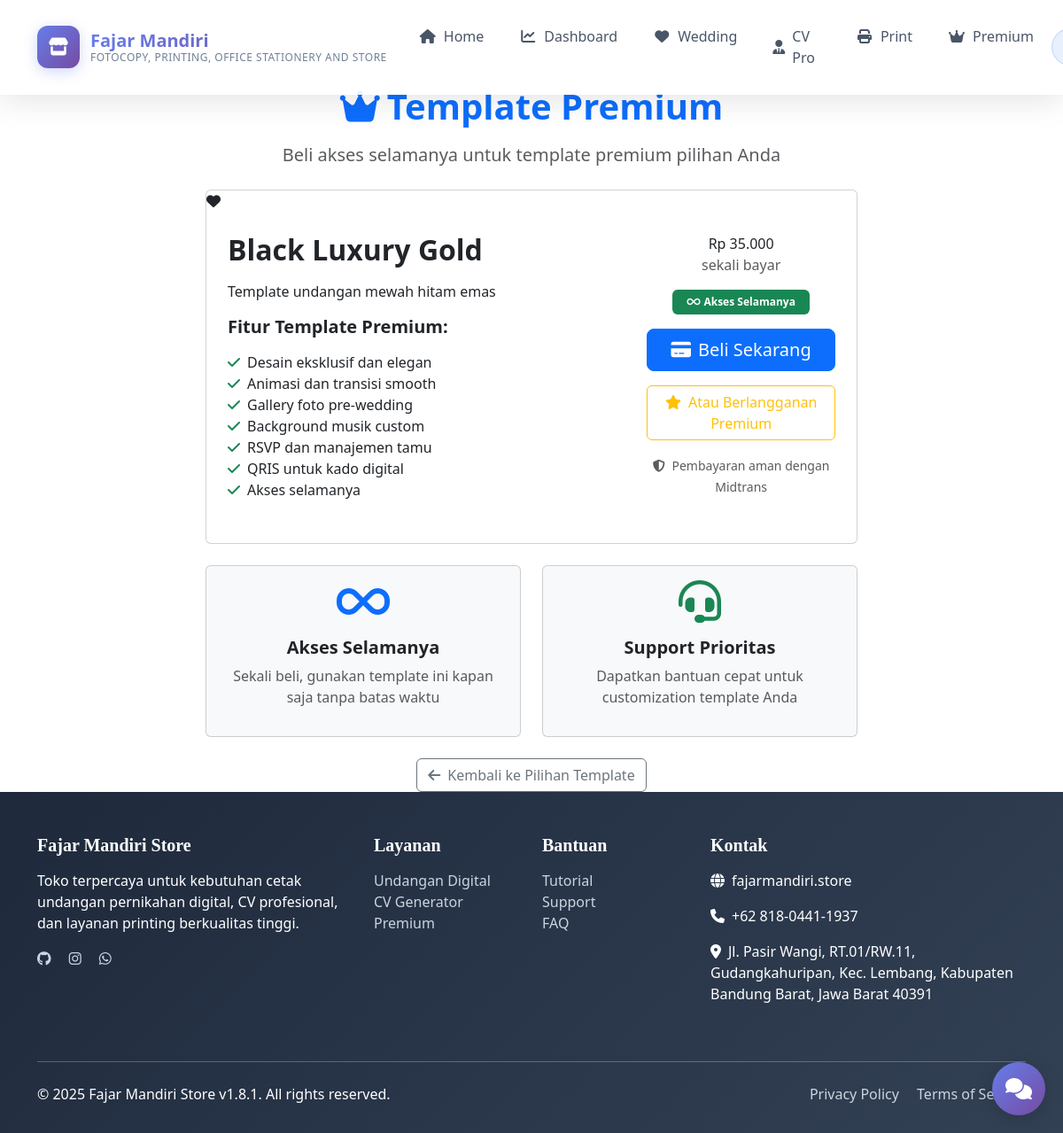
Page /buy-template/2 (signed in) on the committed database.
### tables this page shows
CREATE TABLE wedding_templates (
                id INTEGER PRIMARY KEY AUTOINCREMENT,
                name TEXT NOT NULL,
                description TEXT,
                category TEXT,
                template_file TEXT NOT NULL,
                preview_image TEXT,
                color_scheme TEXT DEFAULT 'elegant',
                animations TEXT DEFAULT '',
                background_music TEXT DEFAULT '',
                ornaments TEXT DEFAULT '',
                is_premium BOOLEAN DEFAULT 0,
                price INTEGER DEFAULT 0,
                created_at TIMESTAMP DEFAULT CURRENT_TIMESTAMP
            );

### app.py (the view)
@app.route('/buy-template/<int:template_id>')
@require_auth
def buy_template(template_id):
    conn = get_db()
    template = conn.execute('SELECT * FROM wedding_templates WHERE id = ? AND is_premium = 1',
                           (template_id,)).fetchone()
    conn.close()
    if not template:
        flash('Template tidak ditemukan atau bukan template premium!', 'error')
        return redirect(url_for('create_wedding_invitation'))
    return render_template('buy_template.html', template=template)

### app.py (called while the page is built)
def get_db():
    import sqlite3
    conn = sqlite3.connect(DB_FILE, timeout=10, check_same_thread=False)
    conn.row_factory = sqlite3.Row
    return conn

def require_auth(f):
    @wraps(f)
    def decorated_function(*args, **kwargs):
        if 'user_id' not in session:
            flash('Silakan login terlebih dahulu!', 'warning')
            return redirect(url_for('login'))
        return f(*args, **kwargs)
    return decorated_function

### templates/buy_template.html (shortened to what this page needs)
{% extends "base.html" %}
{% block content %}
<div class="container mt-4">
    <div class="row justify-content-center">
        <div class="col-lg-8">
            <div class="text-center mb-4">
                <h1 class="display-6 fw-bold text-primary mb-3">
                    <i class="fas fa-crown me-2"></i>Template Premium
                </h1>
                <p class="lead text-muted">Beli akses selamanya untuk template premium pilihan Anda</p>
            </div>
            <div class="card template-card">
                <div class="template-preview">
                    {% if template.preview_image %}
                    <img src="/thumbnails/wedding_templates/{{ template.preview_image }}"
                         alt="{{ template.name }}"
                         style="width: 100%; height: 100%; object-fit: cover;">
                    {% else %}
                    <i class="fas fa-heart"></i>
                    {% endif %}
                </div>
                <div class="card-body p-4">
                    <div class="row">
                        <div class="col-md-8">
                            <h2 class="card-title fw-bold mb-3">{{ template.name }}</h2>
                            <p class="card-text mb-3">{{ template.description or 'Template undangan pernikahan premium dengan desain elegan dan fitur lengkap.' }}</p>
                            <div class="mb-4">
                                <h5 class="fw-bold mb-3">Fitur Template Premium:</h5>
                                <ul class="list-unstyled feature-list">
                                    <li><i class="fas fa-check text-success me-2"></i>Desain eksklusif dan elegan</li>
                                    <li><i class="fas fa-check text-success me-2"></i>Animasi dan transisi smooth</li>
                                    <li><i class="fas fa-check text-success me-2"></i>Gallery foto pre-wedding</li>
                                    <li><i class="fas fa-check text-success me-2"></i>Background musik custom</li>
                                    <li><i class="fas fa-check text-success me-2"></i>RSVP dan manajemen tamu</li>
                                    <li><i class="fas fa-check text-success me-2"></i>QRIS untuk kado digital</li>
                                    <li><i class="fas fa-check text-success me-2"></i>Akses selamanya</li>
                                </ul>
                            </div>
                        </div>
                        <div class="col-md-4 text-center">
                            <div class="purchase-info">
                                <div class="mb-3">
                                    <span class="price-display">Rp {{ "{:,}".format(template.price or 35000).replace(",", ".") }}</span>
                                    <div class="text-muted">sekali bayar</div>
                                </div>
                                <div class="mb-3">
                                    <span class="badge bg-success px-3 py-2">
                                        <i class="fas fa-infinity me-1"></i>Akses Selamanya
                                    </span>
                                </div>
                                <form method="POST" action="{{ url_for('create_template_payment') }}">
                                    <button type="submit" class="btn btn-primary btn-lg w-100 mb-3">
                                        <i class="fas fa-credit-card me-2"></i>Beli Sekarang
                                    </button>
                                </form>
                                <a href="{{ url_for('premium_page') }}" class="btn btn-outline-warning w-100">
                                    <i class="fas fa-star me-2"></i>Atau Berlangganan Premium
                                </a>
                                <div class="mt-3">
                                    <small class="text-muted">
                                        <i class="fas fa-shield-alt me-1"></i>
                                        Pembayaran aman dengan Midtrans
                                    </small>
                                </div>
                            </div>
                        </div>
                    </div>
                </div>
            </div>
            <div class="row mt-4">
                <div class="col-md-6">
                    <div class="card bg-light h-100">
                        <div class="card-body text-center">
                            <i class="fas fa-infinity fa-3x text-primary mb-3"></i>
                            <h5 class="fw-bold">Akses Selamanya</h5>
                            <p class="text-muted">Sekali beli, gunakan template ini kapan saja tanpa batas waktu</p>
                        </div>
                    </div>
                </div>
                <div class="col-md-6">
                    <div class="card bg-light h-100">
                        <div class="card-body text-center">
                            <i class="fas fa-headset fa-3x text-success mb-3"></i>
                            <h5 class="fw-bold">Support Prioritas</h5>
                            <p class="text-muted">Dapatkan bantuan cepat untuk customization template Anda</p>
                        </div>
                    </div>
                </div>
            </div>
            <div class="text-center mt-4">
                <a href="{{ url_for('create_wedding_invitation') }}" class="btn btn-outline-secondary">
                    <i class="fas fa-arrow-left me-2"></i>Kembali ke Pilihan Template
                </a>
            </div>
        </div>
    </div>
</div>
{% endblock %}

### rows in the picture
wedding_templates: name "Black Luxury Gold", description "Template undangan mewah hitam emas", price "35.000"
